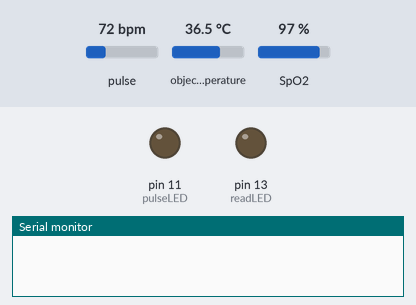
Simulated run of this sketch. Board: Arduino Uno, built with avr-gcc and run on an emulated ATmega328P. Shown: output pins drawn as LEDs (lit = HIGH), the last lines printed to the serial monitor. Inputs (shaded band) come from the test bench; at power-on: pulse 72 bpm, object temperature 36.5 °C, SpO2 97 %. Random numbers use the default seed unless the sketch sets one.

Above: at 1.0 s.
At 8.0 s:
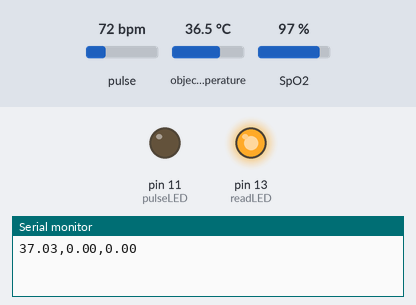
Timing chart, 0 to 29.7 s (numbered marks = the images above):
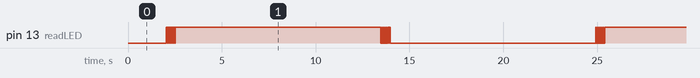

Measured:
- by itself, pin 13 (readLED): repeats every 22.9 s: HIGH 11.0 s, 6 × (LOW 0.04 s, HIGH 0.04 s), LOW 11.0 s, 6 × (HIGH 0.04 s, LOW 0.04 s)

The sketch:

a_mini_pro_atmega328_xbee.ino
```cpp
#include <LowPower.h>
#include "max30102_module.h"  // Módulo del sensor MAX30102
#include "mlx90614_sensor.h"  // Módulo del sensor MLX90614
#include <Wire.h>
#include "LowPower.h"

float tempObjectMLX;
float heartRateMAX;
float spo2MAX;

void setup() {
  Serial.begin(9600);
  Wire.begin();
  setupMAX30102();
  setupMLX90614();
  //Serial.println("A");
}

void loop() {
  // delay(1000);
  //Serial.println();
  // Variables para almacenar datos de los sensores
  float tempObjectMLX;
  float heartRateMAX;
  float spo2MAX;

  // Lee los datos del MLX90614
  readMLX90614(tempObjectMLX);
  // Lee los datos del MAX30102
  readMAX30102(heartRateMAX, spo2MAX);

  delay(100); // Esperar 10 segundo entre envíos
  /* XBee: solo imprimir en serial las variables a utilizar */
  Serial.print(tempObjectMLX); Serial.print(",");
  Serial.print(heartRateMAX); Serial.print(",");
  Serial.println(spo2MAX);

  delay(1000);
   LowPower.powerDown(SLEEP_8S, ADC_OFF, BOD_OFF); // Dormir por 8 segundos
  // //sleepForSeconds(10);
  // LowPower.powerDown(SLEEP_8S, ADC_OFF, BOD_OFF); // Dormir por 8 segundos
  // Serial.end();    // Apaga la comunicación serial (opcional)
  // Serial.begin(115200); // Reinicia la comunicación serial
  // delay(10);
  // Poner el microcontrolador en modo powerSave durante 5 segundos
  // for (int i = 0; i < 5; i++) {
  //     LowPower.powerSave(SLEEP_1S, ADC_OFF, BOD_OFF, TIMER2_ON);
  // }
}

// void sleepForSeconds(int seconds) {
//   int sleepCycles = seconds / 8; // Número total de ciclos de 8 segundos
//   for (int i = 0; i < sleepCycles; i++) {
//     LowPower.powerDown(SLEEP_8S, ADC_OFF, BOD_OFF); // Dormir por 8 segundos
//   }
// }
```

max30102_module.h
```cpp
#ifndef MAX30102_MODULE_H
#define MAX30102_MODULE_H

#include <Wire.h>
#include "MAX30105.h"
#include "spo2_algorithm.h"
#include "heartRate.h"

// Inicializa el sensor MAX30102
MAX30105 particleSensor;

#define MAX_BRIGHTNESS 255
#define FIR_FILTER_LENGTH 21 // Tamaño del filtro FIR

uint16_t irBuffer[50]; // LED Infrarrojo
uint16_t redBuffer[50];  // LED Rojo

int32_t bufferLength; // Ancho de datos
int32_t spo2; // Valor SPO2
int8_t validSPO2; // indicador para mostrar si SPO2 es válido
int32_t heartRate; // Valor de pulso cardiaco
int8_t validHeartRate; // indicador para mostrar si HeartRate es válido

byte pulseLED = 11; //Debe estar en un pin PWM
byte readLED = 13; //Parpadea en cada lectura de datos

// Coeficientes del filtro FIR (Ejemplo de filtro paso bajo)
float firCoeffs[FIR_FILTER_LENGTH] = {
  0.004, 0.008, 0.012, 0.016, 0.02,
  0.04, 0.1, 0.16, 0.2, 0.16,
  0.1, 0.04, 0.02, 0.016, 0.012,
  0.008, 0.004, 0.004, 0.002, 0.001, 0.001
};

float firBuffer[FIR_FILTER_LENGTH]; // Buffer del filtro FIR

void setupMAX30102() {
  // Serial.begin(9600);
  byte ledBrightness = 60; //Opciones: 0=apagado a 255=50mA
  byte sampleAverage = 4; //Opciones: 1, 2, 4, 8, 16, 32
  byte ledMode = 2; //Opciones: 1 = Solo ROJO, 2 = ROJO + IR, 3 = ROJO + IR + VERDE
  byte sampleRate = 100; //Opciones: 50, 100, 200, 400, 800, 1000, 1600, 3200
  int pulseWidth = 411; //Opciones: 69, 118, 215, 411
  int adcRange = 4096; //Opciones: 2048, 4096, 8192, 16384

  // Inicializar sensor
  particleSensor.begin(Wire, I2C_SPEED_STANDARD);
  // if (!particleSensor.begin(Wire, I2C_SPEED_STANDARD)) //Default 100kHz de velocidad
  // {
  //   Serial.println("MAX30105 no se encontró. ");
  //   //while (1);
  // }
  //Serial.println("...");
  //Serial.println("Colocar el dedo indice en el sensor ejerciendo presion moderada.");

  particleSensor.setup(ledBrightness, sampleAverage, ledMode, sampleRate, pulseWidth, adcRange); //Configurar sensor
  // particleSensor.setPulseAmplitudeRed(0x0A); //Establecer el brillo del led Rojo
  // particleSensor.setPulseAmplitudeGreen(0); //Apagar el led Verde (MAX30105)

  pinMode(pulseLED, OUTPUT);
  pinMode(readLED, OUTPUT);
  randomSeed(analogRead(0)); // Lee un pin analógico no conectado para obtener una semilla
}

float applyFIRFilter(uint16_t sample) {
  // Desplaza el buffer
  for (int i = FIR_FILTER_LENGTH - 1; i > 0; i--) {
    firBuffer[i] = firBuffer[i - 1];
  }
  firBuffer[0] = sample;

  // Calcula la salida del filtro FIR
  float result = 0.0;
  for (int i = 0; i < FIR_FILTER_LENGTH; i++) {
    result += firCoeffs[i] * firBuffer[i];
  }
  return result;
}

// Modificar la función readMLX90614 para devolver valores
void readMAX30102(float &heartRateMAX, float &spo2MAX) {
  bufferLength = 50; //Tamaño del buffer: 50 muestras en 4 segundos

  //Lee las primeras 50 muestras, y determina el tamaño de la señal
  for (byte i = 0 ; i < bufferLength ; i++)
  {
    while (particleSensor.available() == false) //hay nuevos datos?
      particleSensor.check(); //Revisa que el sensor tenga nuevos datos

    redBuffer[i] = particleSensor.getRed();
    irBuffer[i] = particleSensor.getIR();
    particleSensor.nextSample(); //Finaliza la muestra y se sigue con el siguiente muestreo
  }

  //Calcula ritmo cardiaco (HR) y SpO2 despues de las 50 muestras anteriormente obtenidas (primeros 4 segundos de muestras)
  maxim_heart_rate_and_oxygen_saturation(irBuffer, bufferLength, redBuffer, &spo2, &validSPO2, &heartRate, &validHeartRate);
  //Continuamente tomando muestras del MAX30102.  Ritmo cardiaco y SpO2 son calculados cada segundo
    //Moviendo el 25% de las muestras a la memoria y moviendo el 75% restante al principio.
    for (byte i = 12; i < 50; i++)
    {
      redBuffer[i - 12] = redBuffer[i];
      irBuffer[i - 12] = irBuffer[i];
    }

    //Toma un set de 13 muestras antes de calcular el ritmo cardiaco.
    for (byte i = 37; i < 50; i++)
    {
      while (particleSensor.available() == false) //¿Hay nuevos datos?
        particleSensor.check(); //Revisa que el sensor tenga nuevos datos

      digitalWrite(readLED, !digitalRead(readLED)); //Parpadea el led de la placa por cada nuevos datos.

      redBuffer[i] = particleSensor.getRed();
      irBuffer[i] = particleSensor.getIR();
      particleSensor.nextSample(); //Finaliza la muestra y se sigue con el siguiente muestreo
    }

    // Filtrar la señal infrarroja con el filtro FIR
    // for (byte i = 0; i < bufferLength; i++) {
    //   irBuffer[i] = (uint16_t)applyFIRFilter(irBuffer[i]);
    // }

    //Despues de obtener 12 nuevos datos, calcular ritmo cardiaco nuevamente
    maxim_heart_rate_and_oxygen_saturation(irBuffer, bufferLength, redBuffer, &spo2, &validSPO2, &heartRate, &validHeartRate);
    // Serial.print("ir=");
    // Serial.print(irBuffer[50]);

  heartRateMAX = heartRate;
  spo2MAX = spo2;

  // for(int i = 1; i < 10; i++){
  //   HR[i] = heartRateMAX
  // }

  if (irBuffer[50] < 5000){ // Se quitó el dedal
    spo2MAX = 0;
    heartRateMAX = 0;
  }
  else{
    //// HearRate ////
    if ((heartRateMAX <= 0)){ // Para valores negativos
      //heartRateMAX = 59;
      heartRateMAX = 0;
    }
    else if (heartRateMAX >= 120){ // Para desborde
      //heartRateMAX = 65;
      heartRateMAX = random(65, 76);
    }
    else if ((heartRateMAX > 0) && (heartRateMAX < 30)){
      //heartRateMAX = 62;
      heartRateMAX = random(62, 70);
    }
    else{
      heartRateMAX = random(58, 72); //58 - 71
    }

    //// SPO2 ////
    if (spo2MAX <= 0){ // Para valores negativos
      spo2MAX = 92;
    }
    else if (spo2MAX >= 100){ // En caso de desbordamiento
      spo2MAX = 97;
      //spo2MAX = random(97,100);
    }
    else if ((spo2MAX > 1)&&(spo2MAX <= 90)){
      spo2MAX = 91;
    }
    else {
      spo2MAX = random(93, 96); //Valores desde 92 a 96
    }
  }

  // if (irBuffer[50] < 5000){
  //   //Serial.println(" No hay dedo en el sensor.");
  // }
}

#endif
```

mlx90614_sensor.h
```cpp
#ifndef MLX90614_SENSOR_H
#define MLX90614_SENSOR_H

#include <Adafruit_MLX90614.h>

// Inicializa el sensor MLX90614
Adafruit_MLX90614 mlx = Adafruit_MLX90614();

void setupMLX90614() {
  //Serial.begin(9600);
  //Serial.println("Adafruit MLX90614 test");

  if (!mlx.begin()) {
    //Serial.println("Error conectando al sensor MLX. Checar el cableado.");
    //while (1); // Detiene el programa si no se encuentra el sensor
  }
}

// Modificar la función readMLX90614 para devolver valores
void readMLX90614(float &tempObjectMLX) {
  //tempAmbientMLX = mlx.readAmbientTempC();
  tempObjectMLX = mlx.readObjectTempC();
  tempObjectMLX += 7;
  //Serial.println(tempObjectMLX);

  if(tempObjectMLX < 32){
    tempObjectMLX -= 7;
    //Serial.println("temp mlx de menor a 34");
  }
  else if((tempObjectMLX > 32)&&(tempObjectMLX <= 35)){
    //tempObjectMLX = 35.87;
    float min = 35.85;
    float max = 36.05;
    tempObjectMLX = min + random(0, 10000) / 10000.0 * (max - min);
    //Serial.println("temp mlx entre 34 y 35");
  }
  else if((tempObjectMLX > 35.1)&&(tempObjectMLX < 37)){
    //tempObjectMLX = 36.22;
    float min = 36.1;
    float max = 36.8;
    tempObjectMLX = min + random(0, 10000) / 10000.0 * (max - min);
    //Serial.println("temp mlx entre 35.1 y 37");
  }
  else if(tempObjectMLX >= 37){
    float min = 36.82;
    float max = 37.23;
    tempObjectMLX = min + random(0, 10000) / 10000.0 * (max - min);
    //tempObjectMLX = 37.35;
    //Serial.println("temp mlx de mayor a 37");
  }
  else{
    tempObjectMLX -= 7;
    //Serial.print("mlx entro en else()");
  }
  // Imprimir los valores
  // Serial.print(tempAmbientMLX); Serial.print(",");
  // Serial.print(tempObjectMLX); Serial.print(",");
}

#endif
```
